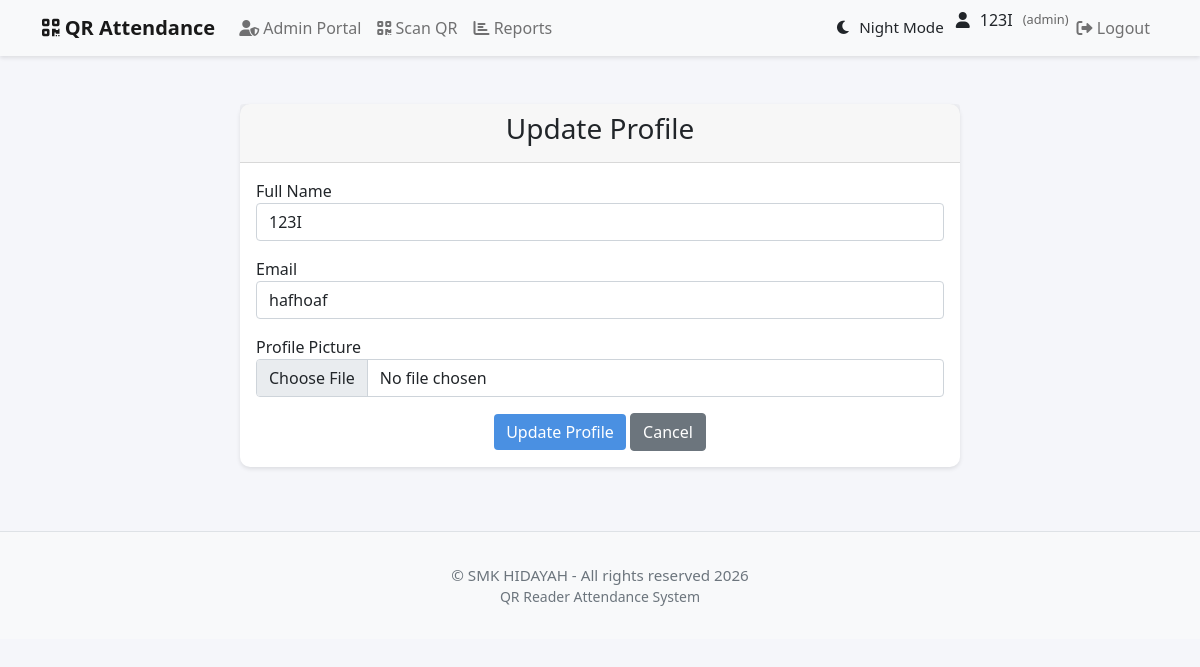
The app's page /update_profile (signed in) with its own data.
### app/models/user.py (models this page shows, shortened)
class User(UserMixin, db.Model):
    id = db.Column(db.Integer, primary_key=True)
    username = db.Column(db.String(64), unique=True, nullable=False)
    email = db.Column(db.String(120), unique=True, nullable=False)
    name = db.Column(db.String(64), nullable=False)
    password_hash = db.Column(db.String(128))
    role = db.Column(db.String(20), default='student')  # 'admin' or 'student'
    qr_code = db.Column(db.String(128))
    qr_code_created_at = db.Column(db.DateTime, default=datetime.utcnow)
    profile_picture = db.Column(db.String(128))
    email_notifications = db.Column(db.Boolean, default=True)
    attendance_reminders = db.Column(db.Boolean, default=True)
    weekly_reports = db.Column(db.Boolean, default=True)
    language = db.Column(db.String(10), default='en')
    timezone = db.Column(db.String(20), default='UTC')
    last_login = db.Column(db.DateTime)
    login_attempts = db.Column(db.Integer, default=0)
    account_locked_until = db.Column(db.DateTime)
    attendance_records = db.relationship('Attendance', backref='user', lazy='dynamic', cascade='all, delete-orphan')

### app/routes/main.py (the view, shortened to what this page needs)
@bp.route('/update_profile', methods=['GET', 'POST'])
@login_required
def update_profile():
    return render_template('update_profile.html')

### app/models/user.py (called while the page is built)
@login_manager.user_loader
def load_user(user_id):
    return User.query.get(int(user_id))

### app/templates/update_profile.html (shortened to what this page needs)
{% extends "base.html" %}
{% block content %}
<div class="container mt-5">
    <div class="row justify-content-center">
        <div class="col-md-8">
            <div class="card">
                <div class="card-header">
                    <h3 class="text-center">Update Profile</h3>
                </div>
                <div class="card-body">
                    <form method="POST" enctype="multipart/form-data">
                        <div class="form-group mb-3">
                            <label for="name">Full Name</label>
                            <input type="text" class="form-control" id="name" name="name" value="{{ current_user.name }}" required>
                        </div>
                        <div class="form-group mb-3">
                            <label for="email">Email</label>
                            <input type="email" class="form-control" id="email" name="email" value="{{ current_user.email }}" required>
                        </div>
                        <div class="form-group mb-3">
                            <label for="profile_picture">Profile Picture</label>
                            <input type="file" class="form-control" id="profile_picture" name="profile_picture" accept="image/*">
                        </div>
                        <div class="text-center">
                            <button type="submit" class="btn btn-primary">Update Profile</button>
                            <a href="{{ url_for('main.student_dashboard') }}" class="btn btn-secondary">Cancel</a>
                        </div>
                    </form>
                </div>
            </div>
        </div>
    </div>
</div>
{% endblock %}

### app/templates/base.html (shortened to what this page needs)
<!DOCTYPE html>
<html lang="en">
<head>
    <link href="https://cdn.jsdelivr.net/npm/bootstrap@5.1.3/dist/css/bootstrap.min.css" rel="stylesheet">
    <link href="https://cdnjs.cloudflare.com/ajax/libs/font-awesome/6.0.0/css/all.min.css" rel="stylesheet">
</head>
<body>
    <nav class="navbar navbar-expand-lg navbar-light bg-light">
        <div class="container">
            <a class="navbar-brand" href="{{ url_for('main.index') }}">
                <i class="fas fa-qrcode"></i> QR Attendance
            </a>
            <div class="collapse navbar-collapse" id="navbarNav">
                <ul class="navbar-nav me-auto">
                    {% if current_user.is_authenticated %}
                        {% if current_user.role == 'admin' %}
                            <li class="nav-item">
                                <a class="nav-link" href="{{ url_for('admin.admin_portal') }}">
                                    <i class="fas fa-user-shield"></i> Admin Portal
                                </a>
                            </li>
                            <li class="nav-item">
                                <a class="nav-link" href="{{ url_for('attendance.scan') }}">
                                    <i class="fas fa-qrcode"></i> Scan QR
                                </a>
                            </li>
                            <li class="nav-item">
                                <a class="nav-link" href="{{ url_for('attendance.attendance_report') }}">
                                    <i class="fas fa-chart-bar"></i> Reports
                                </a>
                            </li>
                        {% endif %}
                    {% endif %}
                </ul>
                <ul class="navbar-nav">
                    {% if current_user.is_authenticated %}
                        <li class="nav-item">
                            <button class="nav-link btn btn-link" id="darkModeToggle" title="Toggle Night Mode">
                                <i class="fas fa-moon"></i> <span id="darkModeText">Night Mode</span>
                            </button>
                        </li>
                        <li class="nav-item">
                            <div class="user-info">
                                <i class="fas fa-user"></i>
                                <span>{{ current_user.name }}</span>
                                <span class="user-role">({{ current_user.role }})</span>
                            </div>
                        </li>
                        <li class="nav-item">
                            <a class="nav-link" href="{{ url_for('auth.logout') }}">
                                <i class="fas fa-sign-out-alt"></i> Logout
                            </a>
                        </li>
                    {% else %}
                        <li class="nav-item">
                            <a class="nav-link" href="{{ url_for('auth.login', role='student') }}">
                                <i class="fas fa-sign-in-alt"></i> Login
                            </a>
                        </li>
                    {% endif %}
                </ul>
            </div>
        </div>
    </nav>
    <div class="container mt-4">
        {% block content %}{% endblock %}
    </div>
    <footer>
        <div class="container">
            <p>&copy; SMK HIDAYAH - All rights reserved 2026</p>
            <p class="small">QR Reader Attendance System</p>
        </div>
    </footer>
</body>
</html>

### app/templates/base.html (style rules this page uses)
:root { --primary-color: #4a90e2; --secondary-color: #f5f6fa; }
body { background-color: var(--secondary-color); font-family: 'Segoe UI', Tahoma, Geneva, Verdana, sans-serif; }
.navbar { background-color: white; box-shadow: 0 2px 4px rgba(0,0,0,0.1); }
.card { border: none; border-radius: 10px; box-shadow: 0 2px 4px rgba(0,0,0,0.1); transition: transform 0.2s; }
.btn-primary { background-color: var(--primary-color); border: none; }
.navbar-brand { font-weight: bold; }
.nav-link { color: #333; }
.user-info { display: flex; align-items: center; gap: 10px; }
.user-role { font-size: 0.8em; color: #666; }
#darkModeToggle { color: inherit; border: none; padding: 0.5rem 0.75rem; cursor: pointer; transition: color 0.3s ease; display: flex; align-items: center; gap: 0.5rem; font-size: 0.95rem; }
footer { background-color: #f8f9fa; border-top: 1px solid #dee2e6; margin-top: 4rem; padding: 2rem 0; color: #6c757d; text-align: center; }
footer p { margin: 0; font-size: 0.95rem; }

### records on screen
User: name "123I", role "admin", email "hafhoaf"
